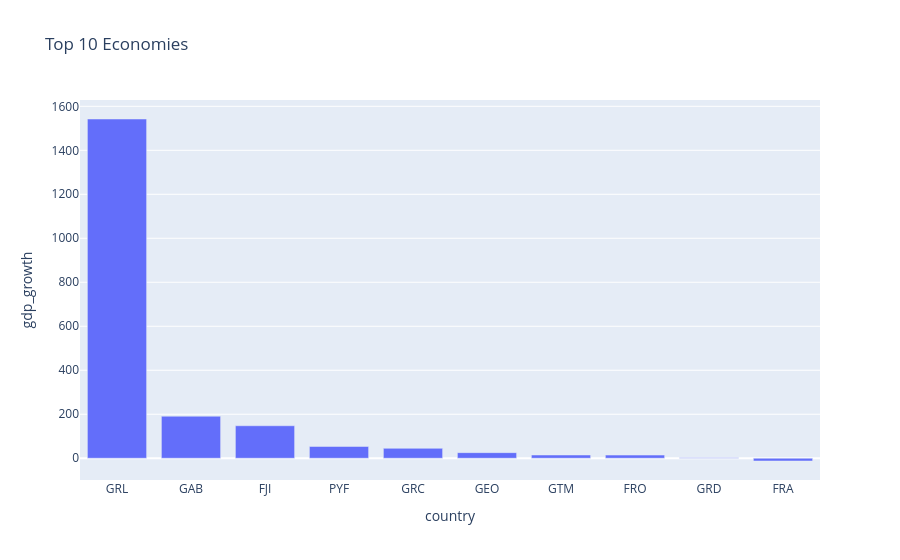

Here is the notebook cell this chart was saved with:
### Markdown cell above
## Insights for TOP 10 Economies

### Code cell
df_latest = df[df["year"]==df["year"].max()]

top10 = df_latest.sort_values("gdp_growth",ascending=False).head(10)

fig = px.bar(top10,x="country",y="gdp_growth",title="Top 10 Economies")
fig.show()

### Figure 1 — Plotly figure (JSON) as saved in the notebook; plotly's stock layout.template omitted (floating-point values rounded to 4 significant figures)
{"data": [{"alignmentgroup": "True", "hovertemplate": "country=%{x}<br>gdp_growth=%{y}<extra></extra>", "legendgroup": "", "marker": {"color": "#636efa", "pattern": {"shape": ""}}, "name": "", "offsetgroup": "", "orientation": "v", "showlegend": false, "textposition": "auto", "type": "bar", "x": ["GRL", "GAB", "FJI", "PYF", "GRC", "GEO", "GTM", "FRO", "GRD", "FRA"], "xaxis": "x", "y": [1542.0, 191.1, 147.7, 53.46, 44.99, 25.39, 14.72, 14.29, 1.98, -12.56], "yaxis": "y"}], "layout": {"autosize": true, "barmode": "relative", "legend": {"tracegroupgap": 0}, "title": {"text": "Top 10 Economies"}, "xaxis": {"anchor": "y", "autorange": true, "domain": [0, 1], "range": [-0.5, 9.5], "title": {"text": "country"}, "type": "category"}, "yaxis": {"anchor": "x", "autorange": true, "domain": [0, 1], "range": [-98.94, 1629.0], "title": {"text": "gdp_growth"}, "type": "linear"}}}
